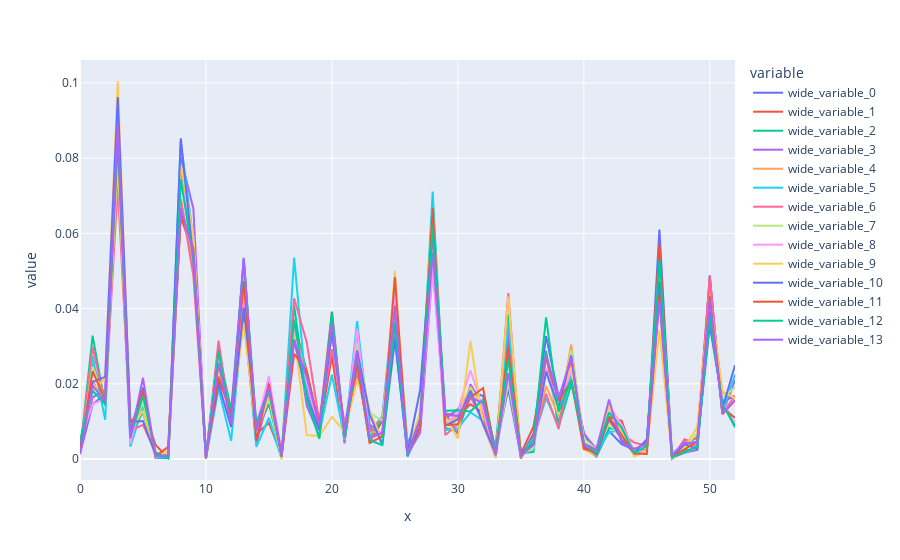

The notebook cell this image was saved under:
### Code cell
# Evaluate Clusters
x1 = df_cluster[df_cluster['5-Cluster Lösung']==2].loc[:,:'Yuba_r']
y = [x1.iloc[row] for row in range(len(x1))]
fig = px.line(x=np.arange(x1.shape[1]), y=y)
fig.show()
